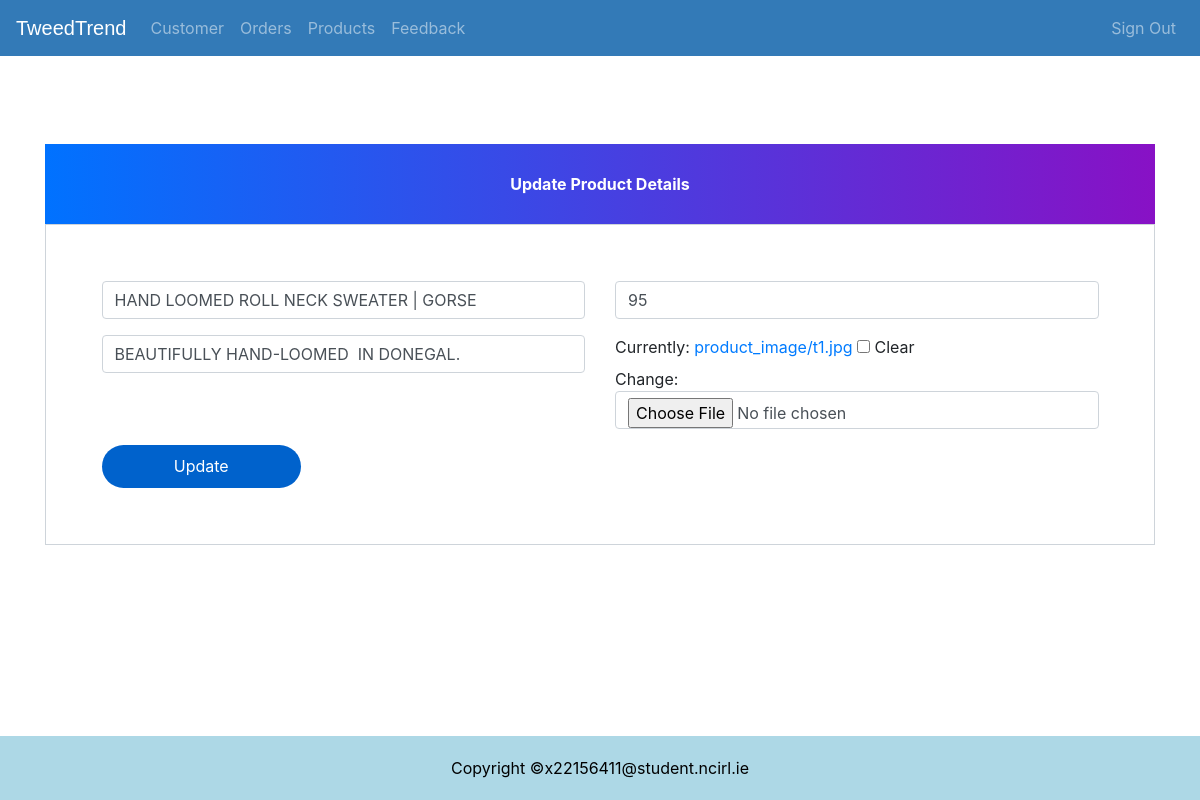
The page /update-product/3 (signed in) on the database its author committed.
### ecom/models.py (models this page shows, shortened)
class Product(models.Model):
    name=models.CharField(max_length=40)
    product_image= models.ImageField(upload_to='product_image/',null=True,blank=True)
    price = models.PositiveIntegerField()
    description=models.CharField(max_length=40)

### ecom/views.py (the view)
# urls.py: path('update-product/<int:pk>', views.update_product_view,name='update-product'),
@login_required(login_url='adminlogin')
def update_product_view(request,pk):
    product=models.Product.objects.get(id=pk)
    productForm=forms.ProductForm(instance=product)
    if request.method=='POST':
        productForm=forms.ProductForm(request.POST,request.FILES,instance=product)
        if productForm.is_valid():
            productForm.save()
            return redirect('admin-products')
    return render(request,'ecom/admin_update_product.html',{'productForm':productForm})

### ecom/forms.py
class ProductForm(forms.ModelForm):
    class Meta:
        model=models.Product
        fields=['name','price','description','product_image']

### templates/ecom/admin_update_product.html (shortened to what this page needs)
{% extends 'ecom/admin_base.html' %}
{% load widget_tweaks %}
{% block content %}
<head>
</head>
<head>
  <link href="//maxcdn.bootstrapcdn.com/bootstrap/4.1.1/css/bootstrap.min.css" rel="stylesheet" id="bootstrap-css">
</head>
<br><br><br><br><br><br>
<form method="post" enctype="multipart/form-data">
  <div class="container register-form">
    <div class="form">
      <div class="note">
        <p>Update Product Details</p>
      </div>
      <div class="form-content">
        <div class="row">
          <div class="col-md-6">
            <div class="form-group">
              {% render_field productForm.name class="form-control" placeholder="Product Name" %}
            </div>
            <div class="form-group">
              {% render_field productForm.description class="form-control" placeholder="Description" %}
            </div>
          </div>
          <div class="col-md-6">
            <div class="form-group">
              {% render_field productForm.price class="form-control" placeholder="Price" %}
            </div>
            <div class="form-group">
              {% render_field productForm.product_image class="form-control" placeholder="product_image" %}
            </div>
          </div>
        </div>
        <button type="submit" class="btnSubmit">Update</button>
      </div>
    </div>
  </div>
</form>
{% endblock content %}

### templates/ecom/admin_base.html (style rules this page uses)
html, body { height: 100%; }
p { text-align: center; }

### templates/ecom/admin_update_product.html (style rules this page uses)
a:link { text-decoration: none; }
.note { text-align: center; height: 80px; background: -webkit-linear-gradient(left, #0072ff, #8811c5); color: #fff; font-weight: bold; line-height: 80px; }
.form-content { padding: 5%; border: 1px solid #ced4da; margin-bottom: 2%; }
.form-control { border-radius: 1.5rem; }
.btnSubmit { border: none; border-radius: 1.5rem; padding: 1%; width: 20%; cursor: pointer; background: #0062cc; color: #fff; }

### rows shown on the page
Product: name "HAND LOOMED ROLL NECK SWEATER | GORSE", description "BEAUTIFULLY HAND-LOOMED IN DONEGAL.", price "95"
